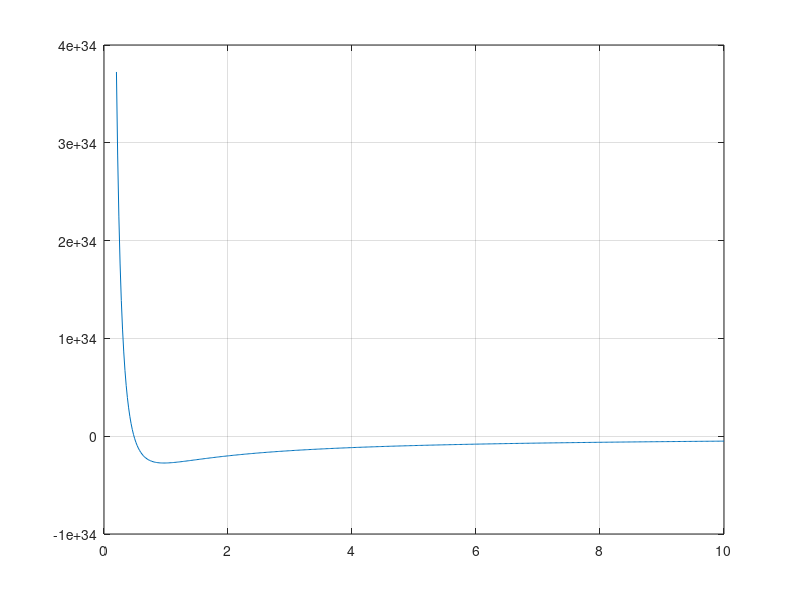
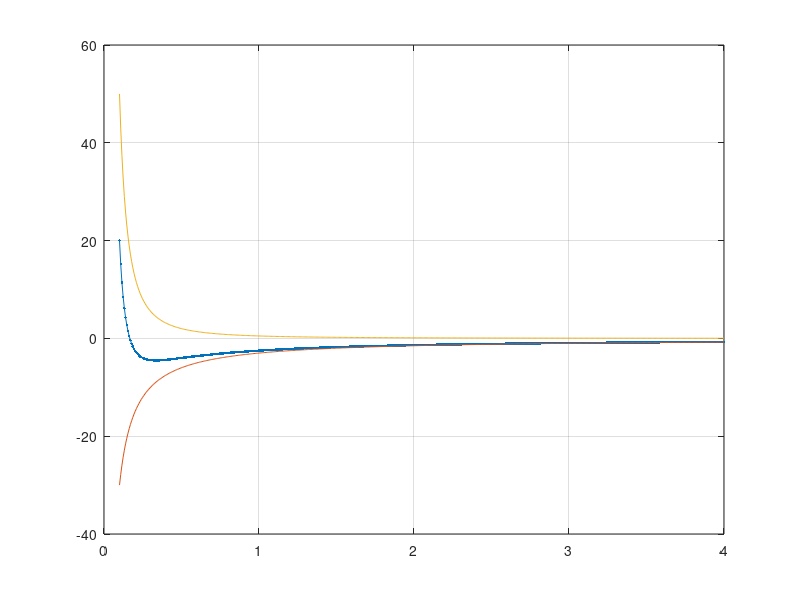

The MATLAB source for these figures, in order:
close all

U = @(r,a) -a./r;
Ueff = @(r,a,L,m) U(r,a) + L^2./(2*m*r.^2);

G = 6.674e-11;
m = 5.972e24;
M = 1.989e30;
v = 29.78e3;
R = 147.1e9;

AE = 149597870700;

L = R*m*v;
a = G*m*M;

r = linspace(30e9, 10*AE, 500);
y = Ueff(r,a,L,m);

figure
plot(r/AE, Ueff(r,a,L,m))
% ylim([-1 10])
grid on

% r(y == min(y))

r = linspace(0.1, 4, 500);
figure
plot(r, Ueff(r,3,1,1), '.-')
hold on
plot(r, -3./r)
plot(r, 1^2./(2*1*r.^2))
% ylim([-1 10])
grid on
